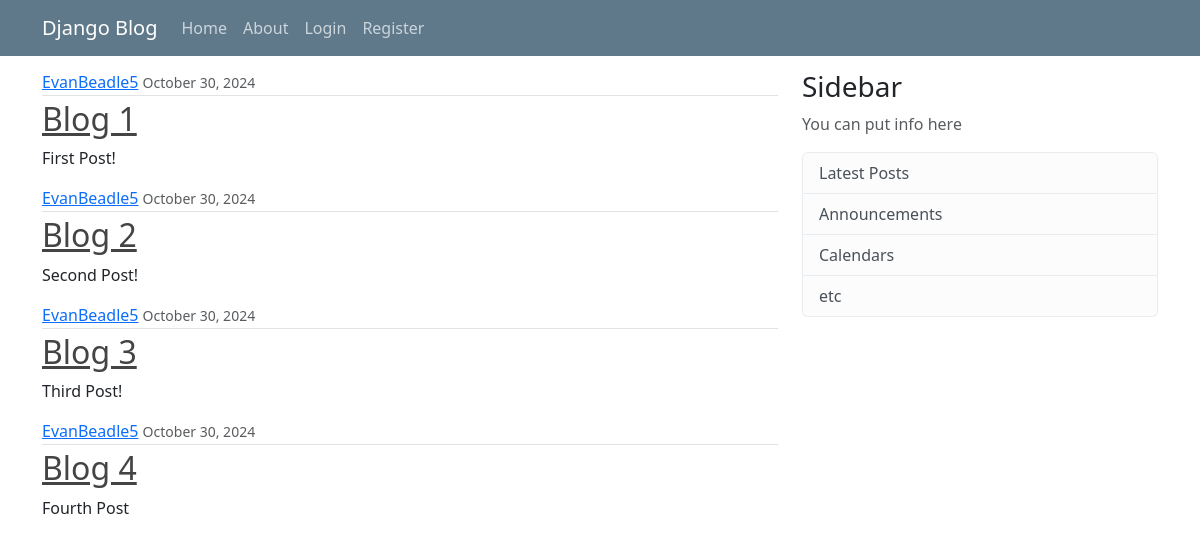
The page / on the database its author committed.
### blog/models.py (models this page shows, shortened)
class Post(models.Model):
    title = models.CharField(max_length=100)
    content = models.TextField()
    date_posted = models.DateTimeField(default=timezone.now)
    author = models.ForeignKey(User, on_delete=models.CASCADE)

### blog/views.py (the view)
# urls.py: path('', views.homePage, name='blog-home'),
def homePage(request):
    context = {
        'posts': Post.objects.all(),
        'title' : 'Homepage',
    }
    return render(request, 'blog/home.html', context)

### blog/templates/blog/home.html
{% extends "blog/base.html" %}
{% block content %}
    {% for post in posts %}
        <article class="media content-section">
            <div class="media-body">
                <div class="article-metadata">
                    <a class="mr-2" href="#">{{ post.author }}</a>
                    <small class="text-muted">{{ post.date_posted|date:"F d, Y" }}</small>
                </div>
                <h2><a class="article-title" href="#">{{ post.title }}</a></h2>
                <p class="article-content">{{ post.content }}</p>
            </div>
        </article>
    {% endfor %}
{% endblock content %}

### blog/templates/blog/base.html (shortened to what this page needs)
<!DOCTYPE html>
<html lang="en">
<head>
    {% load static %}
    <link rel="stylesheet" type="text/css" href="{% static 'blog/main.css' %}">
    <link href="https://cdn.jsdelivr.net/npm/bootstrap@5.3.3/dist/css/bootstrap.min.css" rel="stylesheet">
</head>
<body>
    <header class="site-header">
        <nav class="navbar navbar-expand-md navbar-dark bg-steel fixed-top">
            <div class="container">
                <a class="navbar-brand mr-4" href="{% url 'blog-home' %}">Django Blog</a>
                <div class="collapse navbar-collapse" id="navbarToggle">
                    <div class="navbar-nav mr-auto">
                        <a class="nav-item nav-link" href="{% url 'blog-home' %}">Home</a>
                        <a class="nav-item nav-link" href="{% url 'blog-about' %}">About</a>
                    </div>
                     <div class="navbar-nav">
                        <a class="nav-item nav-link" href="#">Login</a>
                        <a class="nav-item nav-link" href="#">Register</a>
                     </div>
                </div>
            </div>
        </nav>
    </header>
    <main role="main" class="container">
        <div class="row">
            <div class="col-md-8">
                {% block content %}{% endblock content%}
            </div>
            <div class="col-md-4">
                <div class="content-section">
                    <h3>Sidebar</h3>
                    <p class="text-muted">You can put info here</p>
                        <ul class="list-group">
                            <li class="list-group-item list-group-item-light">Latest Posts</li>
                            <li class="list-group-item list-group-item-light">Announcements</li>
                            <li class="list-group-item list-group-item-light">Calendars</li>
                            <li class="list-group-item list-group-item-light">etc</li>
                        </ul>
                </div>
            </div>
        </div>
    </main>
</body>
</html>

### blog/static/blog/main.css (style rules this page uses)
body { background: #fafafa; color: #333333; margin-top: 5rem; }
h2, h3, h4, h5, h6 { color: #444444; }
ul { margin: 0; }
.container .row { margin-top: 70px; }
.bg-steel { background-color: #5f788a; }
.site-header .navbar-nav .nav-link { color: #cbd5db; }
.article-title { color: #444444; }
.article-content { white-space: pre-line; }
.article-metadata { padding-bottom: 1px; margin-bottom: 4px; border-bottom: 1px solid #e3e3e3; }

### rows shown on the page
Post: author "EvanBeadle5", date_posted "October 30, 2024", title "Blog 1", content "First Post!"
Post: author "EvanBeadle5", date_posted "October 30, 2024", title "Blog 2", content "Second Post!"
Post: author "EvanBeadle5", date_posted "October 30, 2024", title "Blog 3", content "Third Post!"
Post: author "EvanBeadle5", date_posted "October 30, 2024", title "Blog 4", content "Fourth Post"
